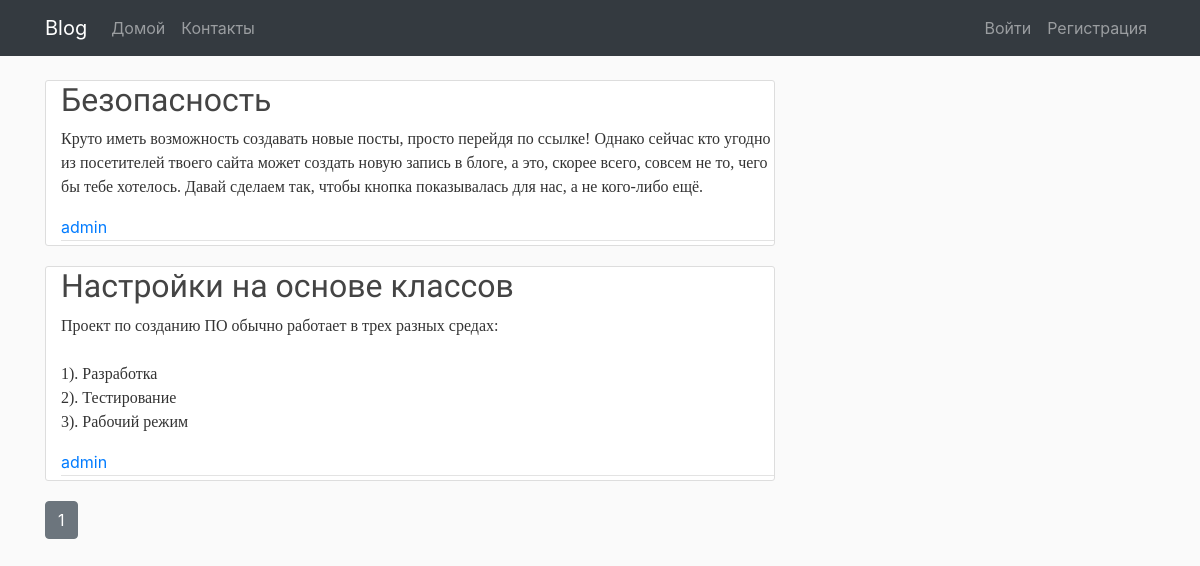
Page /home on the earlier database version.
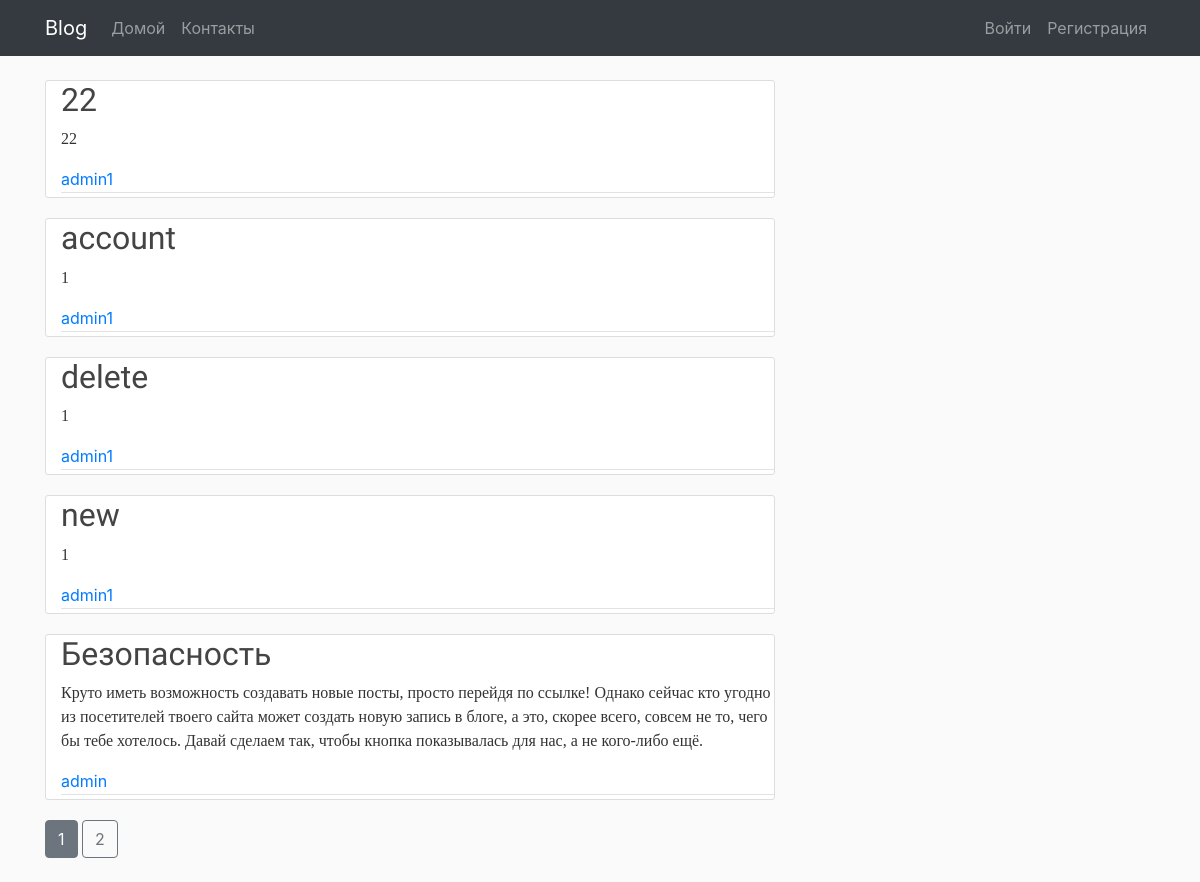
Same page on the later database version.
### blog/models.py (models this page shows, shortened)
class Post(db.Model):
    __tablename__ = 'posts'
    id = db.Column(db.Integer, primary_key=True)
    title = db.Column(db.String(100))
    slug = db.Column(db.String(100), unique=True)
    body = db.Column(db.Text)
    created = db.Column(db.DateTime, nullable=False, default=datetime.now())
    user_id = db.Column(db.Integer, db.ForeignKey('users.id'))

class User(db.Model, UserMixin):
    __tablename__ = 'users'
    id = db.Column(db.Integer, primary_key=True, autoincrement=True)
    username = db.Column(db.String(64), index=True, nullable=False, unique=True)
    email = db.Column(db.String(64), unique=True, nullable=False)
    password_hash = db.Column(db.String(128), nullable=False)
    posts = db.relationship('Post', backref='author', lazy='dynamic')

### blog/main/routes.py (the view)
@main.route('/')
@main.route('/home')
def home():
    page = request.args.get('page', 1, type=int)
    posts = db.session.query(Post).order_by(Post.created.desc()).paginate(page=page, per_page=5)
    return render_template('index.html', posts=posts)

### blog/templates/index.html (shortened to what this page needs)
{% extends "base.html" %}
{% block content %}
{% for post in posts.items %}
<article class="media content-section">
    <div class="media-body">
        <h2><a class="article-title" href="{{ url_for('posts.post', slug=post.slug) }}">{{ post.title }}</a></h2>
        <p class="article-content">{{ post.body }}</p>
        <div class="article-metadata">
            <a class="mr-2" href="{{ url_for('users.user_posts', username=post.author.username) }}">{{
                post.author.username }}</a>
        </div>
    </div>
</article>
{% endfor %}
{% for page_num in posts.iter_pages(left_edge=1, right_edge=1, left_current=1, right_current=2) %}
{% if page_num %}
{% if posts.page == page_num %}
<a class="btn btn-secondary mb-4" href="{{ url_for('main.home', page=page_num) }}">{{ page_num }}</a>
{% else %}
<a class="btn btn-outline-secondary mb-4" href="{{ url_for('main.home', page=page_num) }}">{{ page_num }}</a>
{% endif %}
{% endif %}
{% endfor %}
{% endblock content %}

### blog/templates/base.html (shortened to what this page needs)
<!DOCTYPE html>
<html>
<head>
    <link rel="stylesheet" href="https://cdn.jsdelivr.net/npm/bootstrap@4.5.3/dist/css/bootstrap.min.css"
>
    <link rel="stylesheet" href="{{ url_for('static', filename='css/main.css') }}" type="text/css">
</head>
<body>
<header class="site-header">
    <nav class="navbar navbar-expand-lg navbar-dark bg-dark fixed-top">
        <div class="container">
            <a class="navbar-brand" href="/">Blog</a>
            <div class="collapse navbar-collapse" id="navbarToggle">
                <div class="navbar-nav mr-auto">
                    <a class="nav-item nav-link" href="{{ url_for('main.home') }}">Домой</a>
                    <a class="nav-item nav-link" href="{{ url_for('main.about') }}">Контакты<span class="sr-only">(current)</span></a>
                </div>
                <div class="navbar-nav">
                    {% if current_user.is_authenticated %}
                    <a class="nav-item nav-link" href="{{ url_for('posts.new_post') }}">Новый пост</a>
                    <a class="nav-item nav-link" href="{{ url_for('users.account') }}">Аккаунт</a>
                    <a class="nav-item nav-link" href="{{ url_for('users.logout') }}">Выйти</a>
                    {% else %}
                    <a class="nav-item nav-link" href="{{ url_for('users.login') }}">Войти</a>
                    <a class="nav-item nav-link" href="{{ url_for('users.registration') }}">Регистрация</a>
                    {% endif %}
                </div>
            </div>
        </div>
    </nav>
</header>
<main role="main" class="container">
    <div class="row">
        <div class="col-md-8">
            {% block content %}{% endblock %}
        </div>
    </div>
</main>
</body>
</html>

### blog/static/css/main.css (style rules this page uses)
body { background: #fafafa; color: #333333; margin-top: 5rem; }
h1, h2, h3, h4, h5, h6 a { color: #444444; font-family: 'Lobster', cursive; }
.content-section { background: #ffffff; padding-left: 15px; border: 1px solid #dddddd; border-radius: 3px; margin-bottom: 20px; }
.article-title { color: #444444; }
.article-content { white-space: pre-line; font-family: ''; }
.article-metadata { padding-bottom: 1px; margin-bottom: 4px; border-bottom: 1px solid #e3e3e3 }

Differences in the rows shown:
no longer on this page (row unchanged): Post: title "Настройки на основе классов", body "Проект по созданию ПО обычно работает в трех разных средах: 1). Разработка 2). Тестирование 3). Рабочий режим", author.username "admin"
added Post: title "22", body "22", author.username "admin1"
added Post: title "account", body "1", author.username "admin1"
added Post: title "delete", body "1", author.username "admin1"
added Post: title "new", body "1", author.username "admin1"
Other differences:
new list line: "2"
